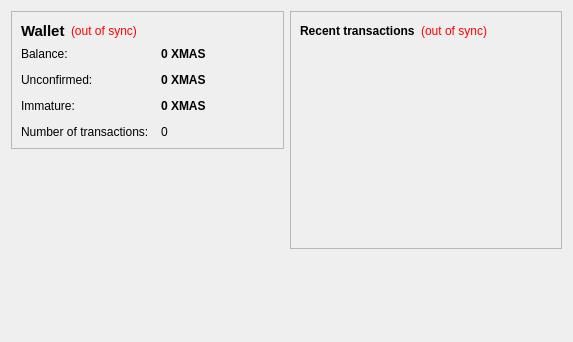
<?xml version="1.0" encoding="UTF-8"?>
<ui version="4.0">
 <class>OverviewPage</class>
 <widget class="QWidget" name="OverviewPage">
  <property name="geometry">
   <rect>
    <x>0</x>
    <y>0</y>
    <width>573</width>
    <height>342</height>
   </rect>
  </property>
  <property name="windowTitle">
   <string>Form</string>
  </property>
  <layout class="QHBoxLayout" name="horizontalLayout" stretch="1,1">
   <item>
    <layout class="QVBoxLayout" name="verticalLayout_2">
     <item>
      <widget class="QFrame" name="frame">
       <property name="frameShape">
        <enum>QFrame::StyledPanel</enum>
       </property>
       <property name="frameShadow">
        <enum>QFrame::Raised</enum>
       </property>
       <layout class="QVBoxLayout" name="verticalLayout_4">
        <item>
         <layout class="QHBoxLayout" name="horizontalLayout_4">
          <item>
           <widget class="QLabel" name="label_5">
            <property name="font">
             <font>
              <pointsize>11</pointsize>
              <weight>75</weight>
              <bold>true</bold>
             </font>
            </property>
            <property name="text">
             <string>Wallet</string>
            </property>
           </widget>
          </item>
          <item>
           <widget class="QLabel" name="labelWalletStatus">
            <property name="toolTip">
             <string>The displayed information may be out of date. Your wallet automatically synchronizes with the XmasCoin network after a connection is established, but this process has not completed yet.</string>
            </property>
            <property name="styleSheet">
             <string notr="true">QLabel { color: red; }</string>
            </property>
            <property name="text">
             <string notr="true">(out of sync)</string>
            </property>
            <property name="alignment">
             <set>Qt::AlignLeading|Qt::AlignLeft|Qt::AlignVCenter</set>
            </property>
           </widget>
          </item>
          <item>
           <spacer name="horizontalSpacer_2">
            <property name="orientation">
             <enum>Qt::Horizontal</enum>
            </property>
            <property name="sizeHint" stdset="0">
             <size>
              <width>40</width>
              <height>20</height>
             </size>
            </property>
           </spacer>
          </item>
         </layout>
        </item>
        <item>
         <layout class="QFormLayout" name="formLayout_2">
          <property name="fieldGrowthPolicy">
           <enum>QFormLayout::AllNonFixedFieldsGrow</enum>
          </property>
          <property name="horizontalSpacing">
           <number>12</number>
          </property>
          <property name="verticalSpacing">
           <number>12</number>
          </property>
          <item row="0" column="0">
           <widget class="QLabel" name="label">
            <property name="text">
             <string>Balance:</string>
            </property>
           </widget>
          </item>
          <item row="0" column="1">
           <widget class="QLabel" name="labelBalance">
            <property name="font">
             <font>
              <weight>75</weight>
              <bold>true</bold>
             </font>
            </property>
            <property name="cursor">
             <cursorShape>IBeamCursor</cursorShape>
            </property>
            <property name="toolTip">
             <string>Your current balance</string>
            </property>
            <property name="text">
             <string notr="true">0 XMAS</string>
            </property>
            <property name="textInteractionFlags">
             <set>Qt::LinksAccessibleByMouse|Qt::TextSelectableByKeyboard|Qt::TextSelectableByMouse</set>
            </property>
           </widget>
          </item>
          <item row="1" column="0">
           <widget class="QLabel" name="label_3">
            <property name="text">
             <string>Unconfirmed:</string>
            </property>
           </widget>
          </item>
          <item row="1" column="1">
           <widget class="QLabel" name="labelUnconfirmed">
            <property name="font">
             <font>
              <weight>75</weight>
              <bold>true</bold>
             </font>
            </property>
            <property name="cursor">
             <cursorShape>IBeamCursor</cursorShape>
            </property>
            <property name="toolTip">
             <string>Total of transactions that have yet to be confirmed, and do not yet count toward the current balance</string>
            </property>
            <property name="text">
             <string notr="true">0 XMAS</string>
            </property>
            <property name="textInteractionFlags">
             <set>Qt::LinksAccessibleByMouse|Qt::TextSelectableByKeyboard|Qt::TextSelectableByMouse</set>
            </property>
           </widget>
          </item>
          <item row="3" column="0">
           <widget class="QLabel" name="label_2">
            <property name="text">
             <string>Number of transactions:</string>
            </property>
           </widget>
          </item>
          <item row="3" column="1">
           <widget class="QLabel" name="labelNumTransactions">
            <property name="toolTip">
             <string>Total number of transactions in wallet</string>
            </property>
            <property name="text">
             <string notr="true">0</string>
            </property>
           </widget>
          </item>
          <item row="2" column="0">
           <widget class="QLabel" name="labelImmatureText">
            <property name="text">
             <string>Immature:</string>
            </property>
           </widget>
          </item>
          <item row="2" column="1">
           <widget class="QLabel" name="labelImmature">
            <property name="font">
             <font>
              <weight>75</weight>
              <bold>true</bold>
             </font>
            </property>
            <property name="toolTip">
             <string>Mined balance that has not yet matured</string>
            </property>
            <property name="text">
             <string notr="true">0 XMAS</string>
            </property>
            <property name="textInteractionFlags">
             <set>Qt::LinksAccessibleByMouse|Qt::TextSelectableByKeyboard|Qt::TextSelectableByMouse</set>
            </property>
           </widget>
          </item>
         </layout>
        </item>
       </layout>
      </widget>
     </item>
     <item>
      <spacer name="verticalSpacer">
       <property name="orientation">
        <enum>Qt::Vertical</enum>
       </property>
       <property name="sizeHint" stdset="0">
        <size>
         <width>20</width>
         <height>40</height>
        </size>
       </property>
      </spacer>
     </item>
    </layout>
   </item>
   <item>
    <layout class="QVBoxLayout" name="verticalLayout_3">
     <item>
      <widget class="QFrame" name="frame_2">
       <property name="frameShape">
        <enum>QFrame::StyledPanel</enum>
       </property>
       <property name="frameShadow">
        <enum>QFrame::Raised</enum>
       </property>
       <layout class="QVBoxLayout" name="verticalLayout">
        <item>
         <layout class="QHBoxLayout" name="horizontalLayout_2">
          <item>
           <widget class="QLabel" name="label_4">
            <property name="text">
             <string>&lt;b&gt;Recent transactions&lt;/b&gt;</string>
            </property>
           </widget>
          </item>
          <item>
           <widget class="QLabel" name="labelTransactionsStatus">
            <property name="toolTip">
             <string>The displayed information may be out of date. Your wallet automatically synchronizes with the XmasCoin network after a connection is established, but this process has not completed yet.</string>
            </property>
            <property name="styleSheet">
             <string notr="true">QLabel { color: red; }</string>
            </property>
            <property name="text">
             <string notr="true">(out of sync)</string>
            </property>
            <property name="alignment">
             <set>Qt::AlignRight|Qt::AlignTrailing|Qt::AlignVCenter</set>
            </property>
           </widget>
          </item>
          <item>
           <spacer name="horizontalSpacer">
            <property name="orientation">
             <enum>Qt::Horizontal</enum>
            </property>
            <property name="sizeHint" stdset="0">
             <size>
              <width>40</width>
              <height>20</height>
             </size>
            </property>
           </spacer>
          </item>
         </layout>
        </item>
        <item>
         <widget class="QListView" name="listTransactions">
          <property name="styleSheet">
           <string notr="true">QListView { background: transparent; }</string>
          </property>
          <property name="frameShape">
           <enum>QFrame::NoFrame</enum>
          </property>
          <property name="verticalScrollBarPolicy">
           <enum>Qt::ScrollBarAlwaysOff</enum>
          </property>
          <property name="horizontalScrollBarPolicy">
           <enum>Qt::ScrollBarAlwaysOff</enum>
          </property>
          <property name="selectionMode">
           <enum>QAbstractItemView::NoSelection</enum>
          </property>
         </widget>
        </item>
       </layout>
      </widget>
     </item>
     <item>
      <spacer name="verticalSpacer_2">
       <property name="orientation">
        <enum>Qt::Vertical</enum>
       </property>
       <property name="sizeHint" stdset="0">
        <size>
         <width>20</width>
         <height>40</height>
        </size>
       </property>
      </spacer>
     </item>
    </layout>
   </item>
  </layout>
 </widget>
 <resources/>
 <connections/>
</ui>
